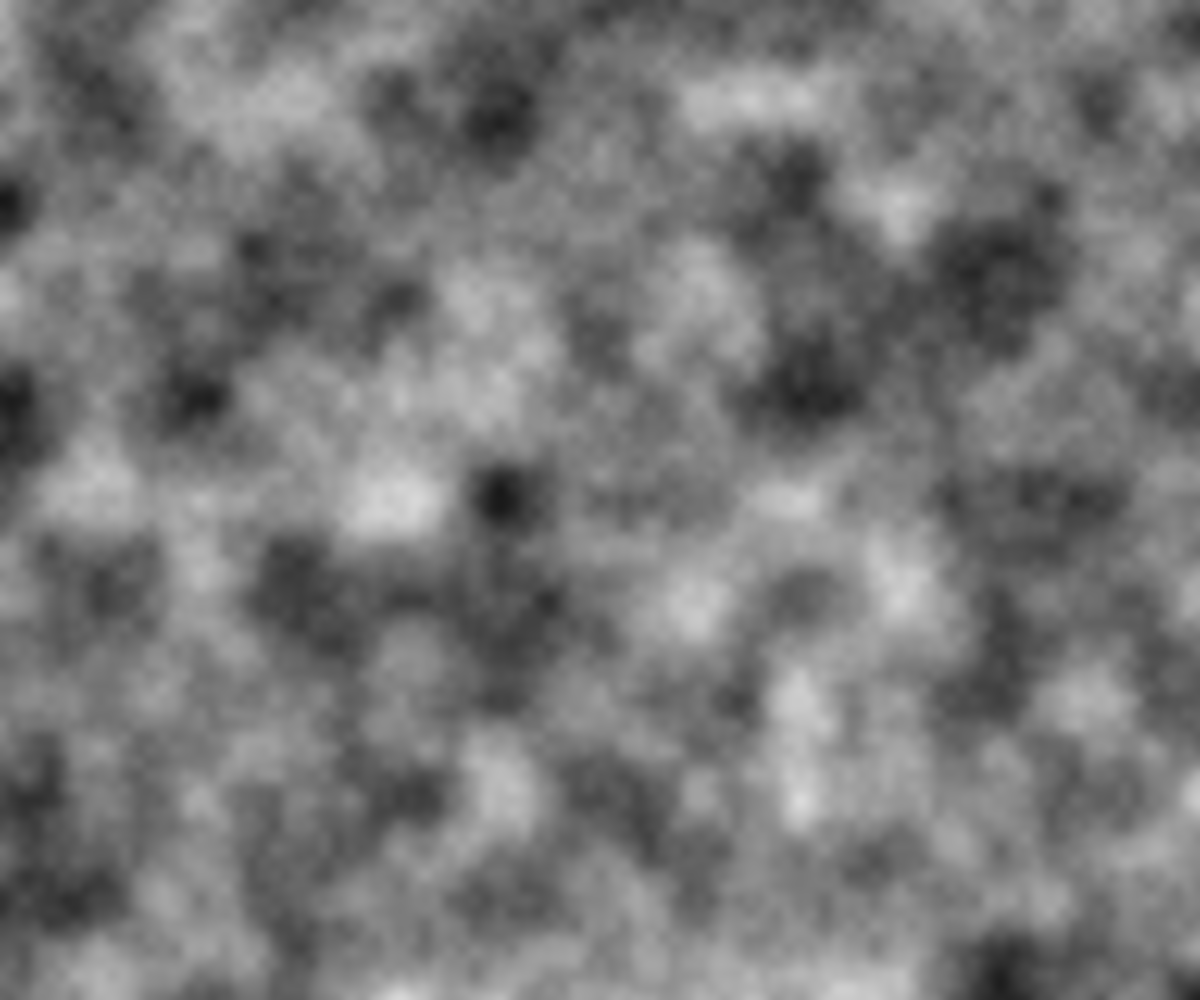
Frame 1 (no input)
Frame 60 (no input): identical to frame 1, image omitted
Frame 120 (the mouse pressed at the canvas centre since frame 60): identical to frame 1, image omitted

The p5.js sketch that drew this single still picture (run headless with seeded random() and noise() and a simulated clock; from frame 60 on, the mouse is pressed at the canvas centre):

// p5.js sketch
// ── sketch.js

function setup() {
  createCanvas(windowWidth, windowHeight);

  // Tell p5 we will work with pixels
  loadPixels();
  let xoff = 0.0;

  // Updating pixels with perlin noise
  for (let x = 0; x < width; x++) {
    let yoff = 0.0;

    for (let y = 0; y < height; y++) {
      // Calculating brightness value for noise
      const bright = map(noise(xoff, yoff), 0, 1, 0, 255);
      set(x, y, floor(bright));
      yoff += 0.01; // Incrementing y-offset perlins noise
    }
    xoff += 0.01; // Incrementing x-offset perlins noise
  }

  updatePixels();
}

function draw() {}
